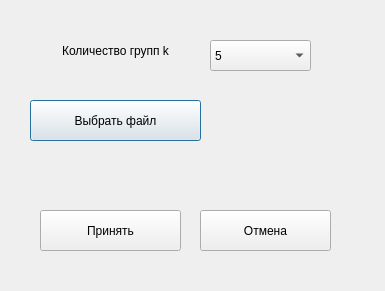
<?xml version="1.0" encoding="UTF-8"?>
<ui version="4.0">
 <class>CrossValidationDialog</class>
 <widget class="QDialog" name="CrossValidationDialog">
  <property name="geometry">
   <rect>
    <x>0</x>
    <y>0</y>
    <width>385</width>
    <height>291</height>
   </rect>
  </property>
  <property name="windowTitle">
   <string>Dialog</string>
  </property>
  <widget class="QPushButton" name="choose_file_button">
   <property name="geometry">
    <rect>
     <x>30</x>
     <y>100</y>
     <width>171</width>
     <height>41</height>
    </rect>
   </property>
   <property name="text">
    <string>Выбрать файл</string>
   </property>
  </widget>
  <widget class="QLabel" name="file_name_label">
   <property name="geometry">
    <rect>
     <x>220</x>
     <y>80</y>
     <width>151</width>
     <height>71</height>
    </rect>
   </property>
   <property name="text">
    <string/>
   </property>
   <property name="alignment">
    <set>Qt::AlignCenter</set>
   </property>
  </widget>
  <widget class="QLabel" name="group_count_label">
   <property name="geometry">
    <rect>
     <x>30</x>
     <y>30</y>
     <width>171</width>
     <height>41</height>
    </rect>
   </property>
   <property name="text">
    <string>Количество групп k</string>
   </property>
   <property name="alignment">
    <set>Qt::AlignCenter</set>
   </property>
  </widget>
  <widget class="QComboBox" name="group_count_spinbox">
   <property name="geometry">
    <rect>
     <x>210</x>
     <y>40</y>
     <width>101</width>
     <height>31</height>
    </rect>
   </property>
   <item>
    <property name="text">
     <string>5</string>
    </property>
   </item>
   <item>
    <property name="text">
     <string>10</string>
    </property>
   </item>
  </widget>
  <widget class="QPushButton" name="apply_button">
   <property name="geometry">
    <rect>
     <x>40</x>
     <y>210</y>
     <width>141</width>
     <height>41</height>
    </rect>
   </property>
   <property name="text">
    <string>Принять</string>
   </property>
  </widget>
  <widget class="QPushButton" name="cancel_button">
   <property name="geometry">
    <rect>
     <x>200</x>
     <y>210</y>
     <width>131</width>
     <height>41</height>
    </rect>
   </property>
   <property name="text">
    <string>Отмена</string>
   </property>
  </widget>
 </widget>
 <resources/>
 <connections/>
</ui>
